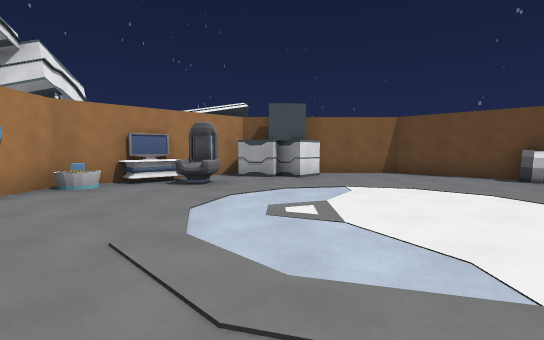
view 1 (above)

12 first-person views from a walk through a level from a Godot 3-D game. The camera is 1.5 m above the floor, tilts 4° down and sees 85° across. The floor is counted in squares, 2 m on a side. Each view is taken from the middle of a square. On the plan, view 1 faces up. The plan holds only what a view shows up to about 10 squares ahead; the rest is blank. The place goes on beyond the plan. Surface patterns are stand-ins for the level's own textures.

view 2
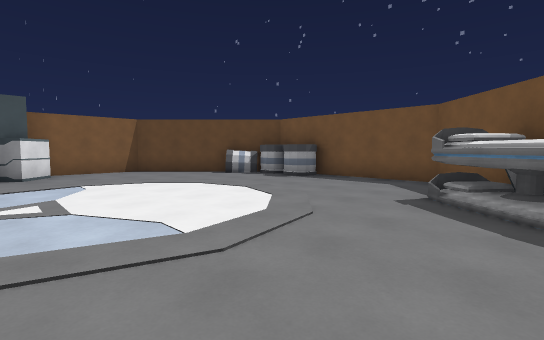

view 3
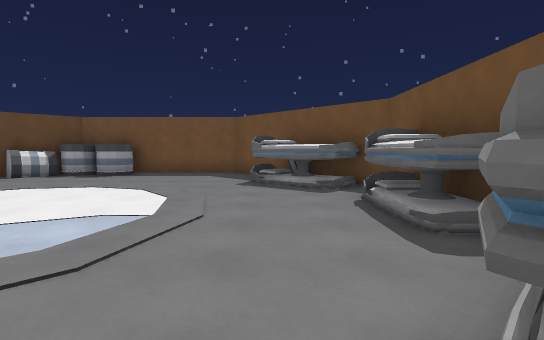

view 4
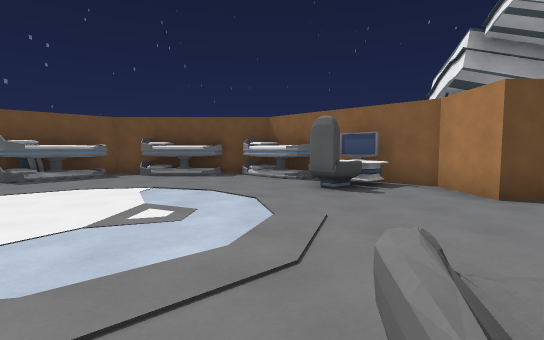

view 5
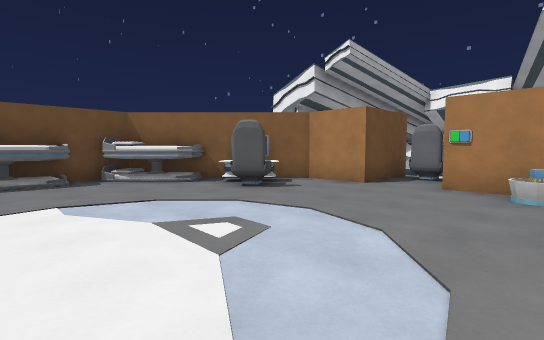

view 6
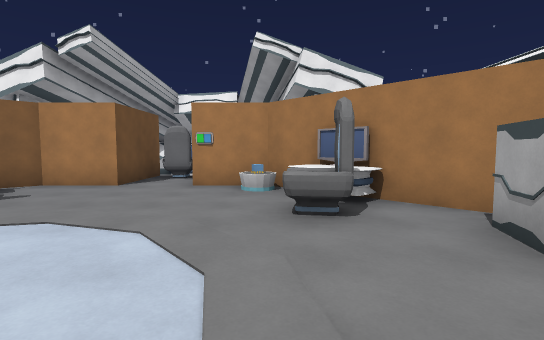

view 7
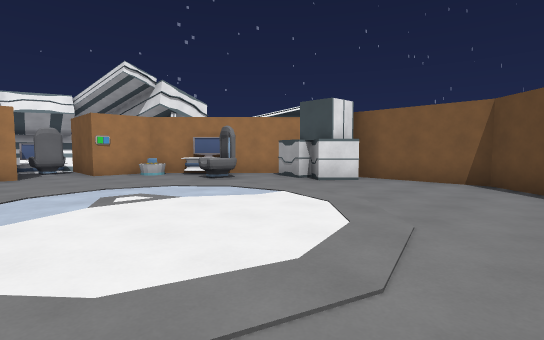

view 8
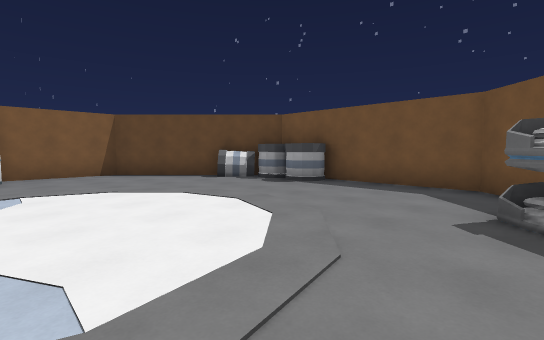

view 9
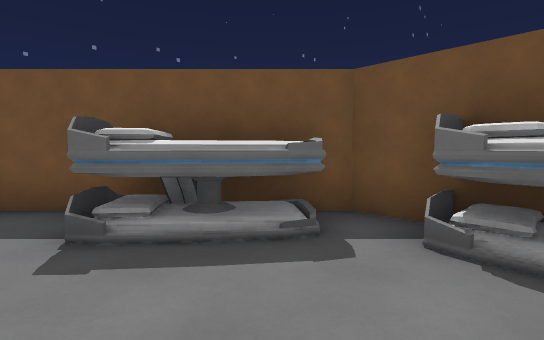

view 10
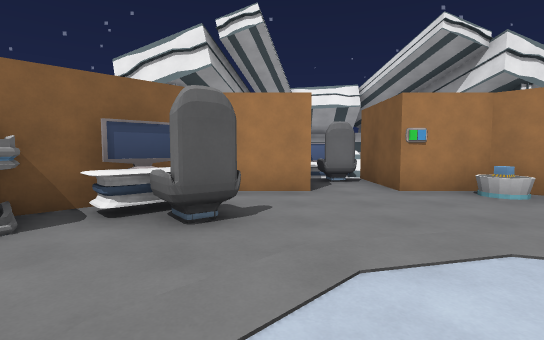

view 11
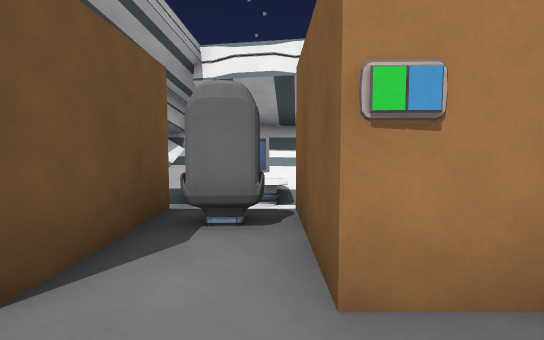

view 12
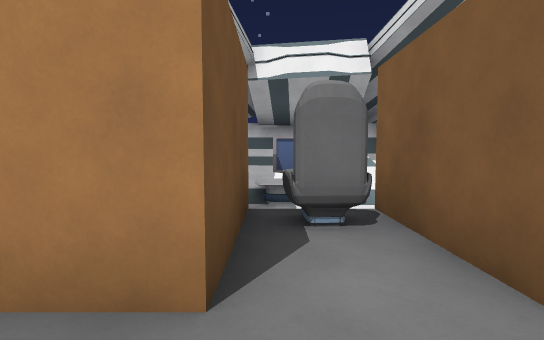

### Floor plan
Points are (right, up) in squares from view 1. A wall is a line through its corners. A room is listed if a view was taken in it or the views show most of it. See-through windows are left out.
Room 1 (views 1, 2, 3, 4, 5, 6, 7, 8, 9, 10, 11, 12)
walls: (3.7, -0.9) (4.3, 0); (2.3, -1.4) (2.8, -1.5); (3.5, -1.2) (3.7, -0.8); (6.9, 6.3) (3.9, 9.3) (1.4, 9.3); (3.7, -1.2) (4.3, -1.7); (0.9, -1.4) (2.5, -1.4); (-1.4, -0.5) (-0.3, -1.6); (5.6, -0.7) (7.3, 1.1) (7.3, 3.5); (-0.4, -1.5) (-0.1, -1.9); (-1, 9.2) (-2.9, 7.4); (-3.3, 6.9) (-3.8, 6.4); (-3.3, 0.7) (-2.6, -0.1); (2.4, -2.3) (3.9, -2.3) (5.4, -0.9); (-4.3, 2.7) (-4.3, 1.1) (-0.7, -2.5); (-4.3, 5.4) (-4.3, 4.3); (0.5, -2.3) (0.6, -1.5) (1, -1.4); (-2.3, -0.9) (-1.6, -0.3) (-1.3, -0.5); (-0.9, -2.3) (1.6, -2.3)
low walls: (4.9, -0.9) (5.1, -0.4) (5.6, -0.7); (2.8, -2.3) (2.8, -1.6)
ways out: opening at (-5.5, 3.5)
objects: table (-4, 6); table (-3, 1); table (-3, 7); chair (-2, 1); chair (-2, 6) to (-2, 7); crate (0, 8) to (0, 9); crate (1, 8) to (1, 9); pillow (5, 0); barrel (6, 7); barrel (7, 5); barrel (7, 6)

Where each view was taken, in squares from view 1:
view 1: 0 up, 0 right, facing up
view 2: 1 down, 0 right, facing up-right
view 3: 0 up, 2 left, facing right
view 4: 7 up, 1 left, facing down
view 5: 6 up, 2 right, facing down-left
view 6: 6 up, 2 right, facing left
view 7: 2 up, 5 right, facing up-left
view 8: 0 up, 1 right, facing up-right
view 9: 1 up, 2 right, facing down-right
view 10: 2 up, 1 right, facing left
view 11: 4 up, 3 left, facing left
view 12: 3 up, 3 left, facing left
